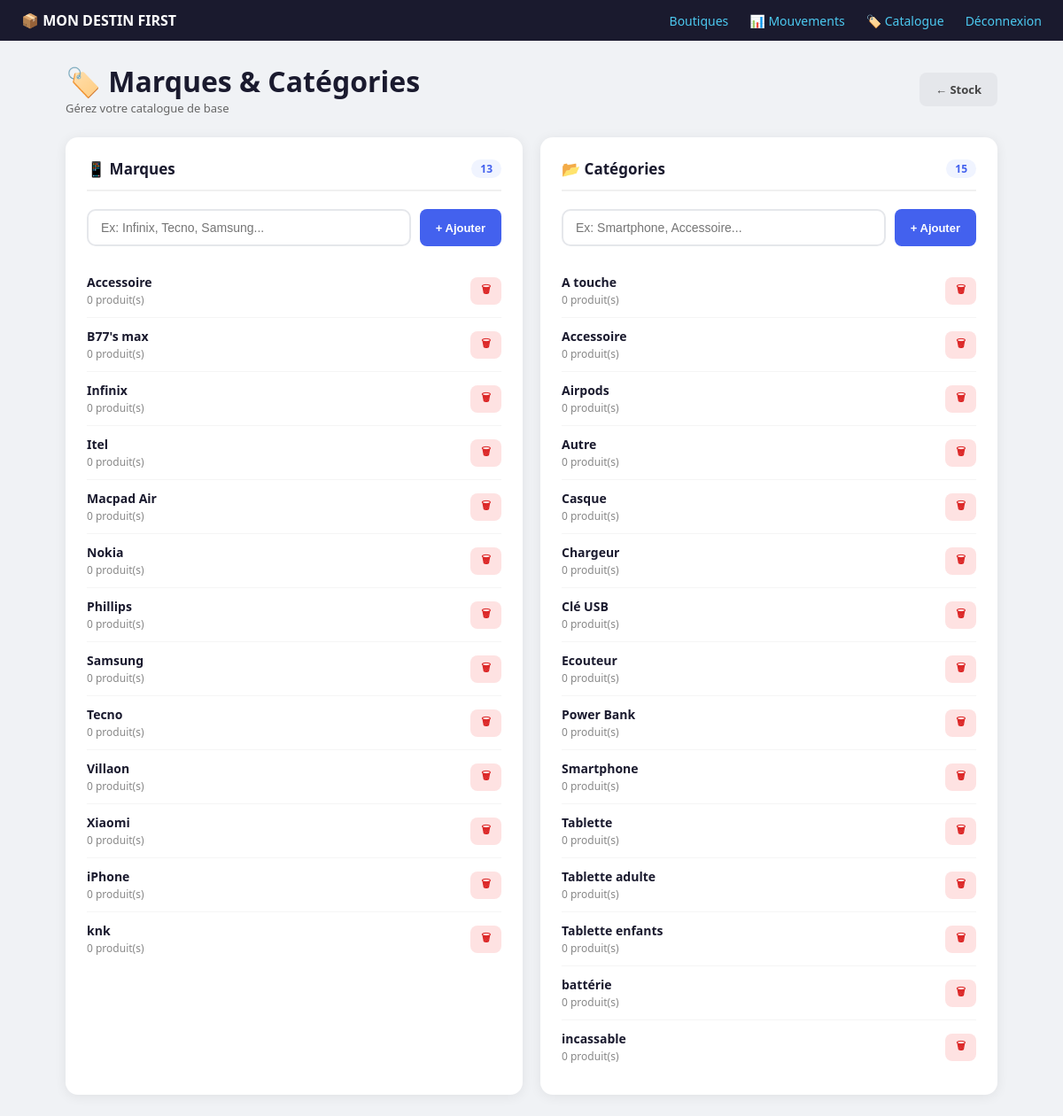
The app's page /catalogue/ (signed in) with its own data.
### stock/models.py (models this page shows, shortened)
class Marque(models.Model):
    nom = models.CharField(max_length=50, unique=True)
    logo = models.ImageField(upload_to='marques/', blank=True, null=True)

class Categorie(models.Model):
    nom = models.CharField(max_length=50, unique=True)

### stock/views.py (the view)
# urls.py: path('catalogue/', views.gerer_marques_categories, name='gerer_marques_categories'),
@login_required
@proprietaire_requis
def gerer_marques_categories(request):
    boutique = get_boutique_active(request)
    marques = Marque.objects.annotate(nb_produits=Count('produits')).order_by('nom')
    categories = Categorie.objects.annotate(nb_produits=Count('produits')).order_by('nom')
    return render(request, 'stock/marques_categories.html', {
        'marques': marques,
        'categories': categories,
        'boutique': boutique,
    })

### stock/context_processors.py (called while the page is built)
def demandes_en_attente(request):
    if not request.user.is_authenticated:
        return {}
    try:
        if request.user.profil.est_proprietaire:
            boutiques = Boutique.objects.filter(proprietaire=request.user)
            nb = DemandeArrivage.objects.filter(
                boutique__in=boutiques,
                statut='en_attente'
            ).count()
            return {'nb_demandes_attente': nb}
    except Exception:
        pass
    return {'nb_demandes_attente': 0}

### stock/models.py (called while the page is built)
    @property
    def est_proprietaire(self):
        return self.role == 'proprietaire'

### stock/views.py (called while the page is built)
def proprietaire_requis(view_func):
    @wraps(view_func)
    def wrapper(request, *args, **kwargs):
        try:
            profil = request.user.profil
        except Exception:
            raise PermissionDenied
        if not profil.est_proprietaire:
            messages.error(request, "Accès réservé au propriétaire.")
            return redirect('pos')  # L'employé atterrit sur la caisse
        return view_func(request, *args, **kwargs)
    return wrapper

def get_boutique_active(request):
    from .models import Boutique
    boutique_id = request.session.get('boutique_active_id')
    if not boutique_id:
        return None
    return Boutique.objects.filter(id=boutique_id).first()

### stock/templates/stock/marques_categories.html (shortened to what this page needs)
{% extends 'stock/base.html' %}
{% block content %}
<div class="page-header">
    <div>
        <h1>🏷️ Marques & Catégories</h1>
        <p style="color:#666; font-size:13px;">Gérez votre catalogue de base</p>
    </div>
    <a href="{% url 'stock_liste' %}" class="btn" style="background:#e5e7eb;color:#444;">← Stock</a>
</div>
<div class="grid">
    <div class="card">
        <h2>
            📱 Marques
            <span class="badge-count">{{ marques.count }}</span>
        </h2>
        <form method="post" action="{% url 'ajouter_marque' %}" class="add-form">
            <input type="text" name="nom" placeholder="Ex: Infinix, Tecno, Samsung..." required>
            <button type="submit" class="btn btn-primary">+ Ajouter</button>
        </form>
        {% if marques %}
            {% for marque in marques %}
            <div class="item-row">
                <div>
                    <div class="item-nom">{{ marque.nom }}</div>
                    <div class="item-count">{{ marque.nb_produits }} produit(s)</div>
                </div>
                {% if marque.nb_produits == 0 %}
                <form method="post" action="{% url 'supprimer_marque' marque.id %}"
                      onsubmit="return confirm('Supprimer {{ marque.nom }} ?')">
                    <button type="submit" class="btn btn-danger btn-sm">🗑</button>
                </form>
                {% else %}
                <span style="font-size:12px; color:#aaa;">En usage</span>
                {% endif %}
            </div>
            {% endfor %}
        {% else %}
        <div class="empty-list">Aucune marque — ajoutez-en une !</div>
        {% endif %}
    </div>
    <div class="card">
        <h2>
            📂 Catégories
            <span class="badge-count">{{ categories.count }}</span>
        </h2>
        <form method="post" action="{% url 'ajouter_categorie' %}" class="add-form">
            <input type="text" name="nom" placeholder="Ex: Smartphone, Accessoire..." required>
            <button type="submit" class="btn btn-primary">+ Ajouter</button>
        </form>
        {% if categories %}
            {% for categorie in categories %}
            <div class="item-row">
                <div>
                    <div class="item-nom">{{ categorie.nom }}</div>
                    <div class="item-count">{{ categorie.nb_produits }} produit(s)</div>
                </div>
                {% if categorie.nb_produits == 0 %}
                <form method="post" action="{% url 'supprimer_categorie' categorie.id %}"
                      onsubmit="return confirm('Supprimer {{ categorie.nom }} ?')">
                    <button type="submit" class="btn btn-danger btn-sm">🗑</button>
                </form>
                {% else %}
                <span style="font-size:12px; color:#aaa;">En usage</span>
                {% endif %}
            </div>
            {% endfor %}
        {% else %}
        <div class="empty-list">Aucune catégorie — ajoutez-en une !</div>
        {% endif %}
    </div>
</div>
{% endblock %}

### stock/templates/stock/base.html (style rules this page uses)
* { box-sizing: border-box; margin: 0; padding: 0; }
body { font-family: 'Segoe UI', sans-serif; background: #f0f2f5; color: #1a1a2e; }

### stock/templates/stock/marques_categories.html (style rules this page uses)
.page-header { display:flex; justify-content:space-between; align-items:center; margin-bottom:24px; flex-wrap:wrap; gap:12px; }
.grid { display:grid; grid-template-columns:1fr 1fr; gap:20px; }
.card { background:white; border-radius:14px; padding:24px; box-shadow:0 2px 14px rgba(0,0,0,.07); }
.card h2 { font-size:17px; font-weight:700; margin-bottom:20px; padding-bottom:12px; border-bottom:2px solid #f0f0f0; display:flex; justify-content:space-between; align-items:center; }
.add-form { display:flex; gap:10px; margin-bottom:20px; }
.add-form input { flex:1; padding:11px 14px; border:2px solid #e5e7eb; border-radius:10px; font-size:14px; }
.btn { padding:10px 18px; border:none; border-radius:8px; font-size:13px; font-weight:600; cursor:pointer; text-decoration:none; display:inline-block; }
.btn-primary { background:#4361ee; color:white; }
.btn-danger { background:#fee2e2; color:#dc2626; }
.btn-sm { padding:5px 12px; font-size:12px; }
.item-row { display:flex; justify-content:space-between; align-items:center; padding:11px 0; border-bottom:1px solid #f5f5f5; }
.item-row:last-child { border-bottom:none; }
.item-nom { font-size:14px; font-weight:600; }
.item-count { font-size:12px; color:#888; margin-top:2px; }
.badge-count { background:#f0f4ff; color:#4361ee; border-radius:20px; padding:2px 10px; font-size:12px; font-weight:600; }

### records on screen
Marque: nom "Accessoire", nb_produits "0"
Marque: nom "B77's max", nb_produits "0"
Marque: nom "Infinix", nb_produits "0"
Marque: nom "Itel", nb_produits "0"
Marque: nom "Macpad Air", nb_produits "0"
Marque: nom "Nokia", nb_produits "0"
Marque: nom "Phillips", nb_produits "0"
Marque: nom "Samsung", nb_produits "0"
Marque: nom "Tecno", nb_produits "0"
Marque: nom "Villaon", nb_produits "0"
Marque: nom "Xiaomi", nb_produits "0"
Marque: nom "iPhone", nb_produits "0"
Marque: nom "knk", nb_produits "0"
Categorie: nom "A touche", nb_produits "0"
Categorie: nom "Accessoire", nb_produits "0"
Categorie: nom "Airpods", nb_produits "0"
Categorie: nom "Autre", nb_produits "0"
Categorie: nom "Casque", nb_produits "0"
Categorie: nom "Chargeur", nb_produits "0"
Categorie: nom "Clé USB", nb_produits "0"
Categorie: nom "Ecouteur", nb_produits "0"
Categorie: nom "Power Bank", nb_produits "0"
Categorie: nom "Smartphone", nb_produits "0"
Categorie: nom "Tablette", nb_produits "0"
Categorie: nom "Tablette adulte", nb_produits "0"
Categorie: nom "Tablette enfants", nb_produits "0"
Categorie: nom "battérie", nb_produits "0"
Categorie: nom "incassable", nb_produits "0"

### other values on screen
{{ marques.count }} "13"
{{ categories.count }} "15"
